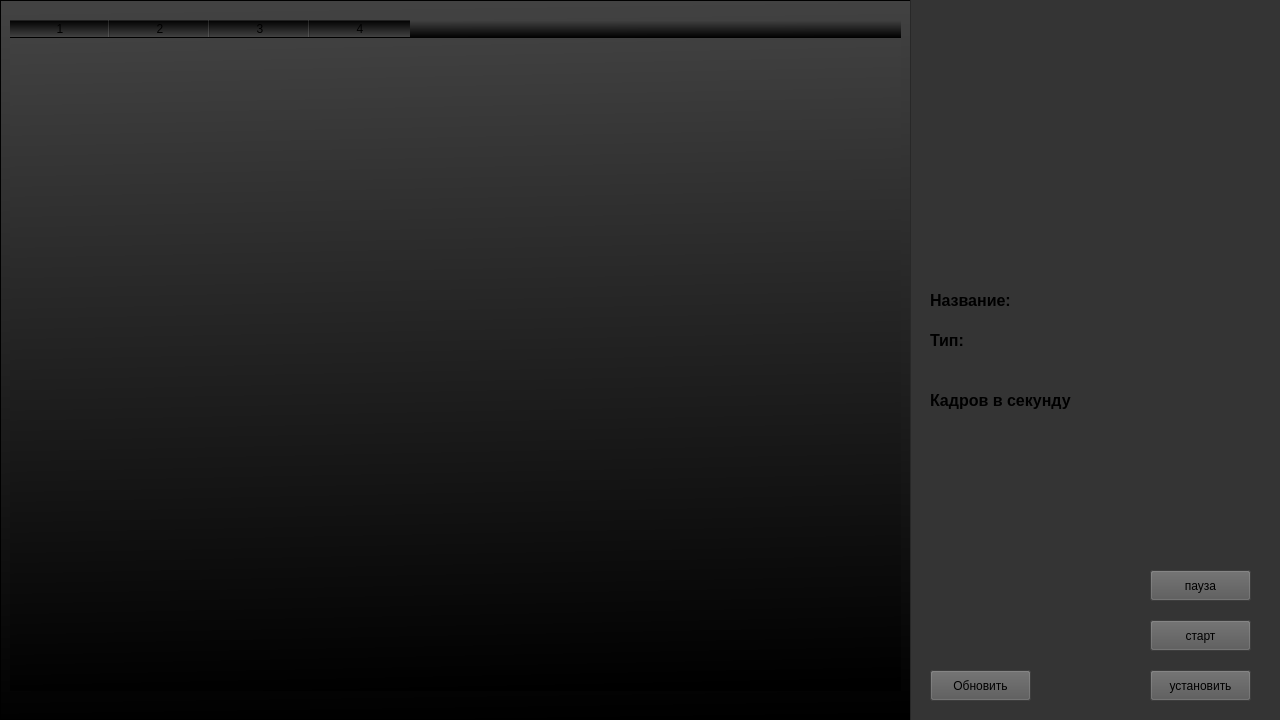
<?xml version="1.0" encoding="UTF-8"?>
<ui version="4.0">
 <class>MainWindow</class>
 <widget class="QMainWindow" name="MainWindow">
  <property name="geometry">
   <rect>
    <x>0</x>
    <y>0</y>
    <width>1280</width>
    <height>720</height>
   </rect>
  </property>
  <property name="minimumSize">
   <size>
    <width>1280</width>
    <height>720</height>
   </size>
  </property>
  <property name="maximumSize">
   <size>
    <width>1280</width>
    <height>720</height>
   </size>
  </property>
  <property name="windowTitle">
   <string>MainWindow</string>
  </property>
  <widget class="QWidget" name="centralwidget">
   <widget class="QFrame" name="frame">
    <property name="geometry">
     <rect>
      <x>0</x>
      <y>0</y>
      <width>1280</width>
      <height>720</height>
     </rect>
    </property>
    <property name="styleSheet">
     <string notr="true">background-color: qlineargradient(spread:pad, x1:0.511, y1:1, x2:0.483, y2:0, stop:0 rgba(0, 0, 0, 255), stop:1 rgba(66, 66, 66, 255));</string>
    </property>
    <property name="frameShape">
     <enum>QFrame::StyledPanel</enum>
    </property>
    <property name="frameShadow">
     <enum>QFrame::Raised</enum>
    </property>
    <widget class="QFrame" name="frame_2">
     <property name="geometry">
      <rect>
       <x>910</x>
       <y>-10</y>
       <width>371</width>
       <height>731</height>
      </rect>
     </property>
     <property name="styleSheet">
      <string notr="true">background-color: rgb(52, 52, 52);</string>
     </property>
     <property name="frameShape">
      <enum>QFrame::StyledPanel</enum>
     </property>
     <property name="frameShadow">
      <enum>QFrame::Raised</enum>
     </property>
     <widget class="QLabel" name="image">
      <property name="geometry">
       <rect>
        <x>20</x>
        <y>20</y>
        <width>332</width>
        <height>250</height>
       </rect>
      </property>
      <property name="styleSheet">
       <string notr="true">background-color: rgb(52, 52, 52);
</string>
      </property>
      <property name="text">
       <string/>
      </property>
     </widget>
     <widget class="QLabel" name="name">
      <property name="geometry">
       <rect>
        <x>20</x>
        <y>290</y>
        <width>91</width>
        <height>41</height>
       </rect>
      </property>
      <property name="font">
       <font>
        <pointsize>12</pointsize>
        <weight>75</weight>
        <italic>false</italic>
        <bold>true</bold>
       </font>
      </property>
      <property name="toolTip">
       <string/>
      </property>
      <property name="whatsThis">
       <string>&lt;html&gt;&lt;head/&gt;&lt;body&gt;&lt;p&gt;&lt;span style=&quot; font-size:18pt; font-weight:600;&quot;&gt;название&lt;/span&gt;&lt;/p&gt;&lt;/body&gt;&lt;/html&gt;</string>
      </property>
      <property name="styleSheet">
       <string notr="true">alternate-background-color: rgba(255, 255, 255, 128);
</string>
      </property>
      <property name="text">
       <string>Название:</string>
      </property>
      <property name="scaledContents">
       <bool>false</bool>
      </property>
     </widget>
     <widget class="QLineEdit" name="speed_input">
      <property name="geometry">
       <rect>
        <x>170</x>
        <y>400</y>
        <width>113</width>
        <height>20</height>
       </rect>
      </property>
      <property name="font">
       <font>
        <family>MS Shell Dlg 2</family>
        <pointsize>12</pointsize>
        <weight>75</weight>
        <italic>false</italic>
        <bold>true</bold>
       </font>
      </property>
      <property name="acceptDrops">
       <bool>true</bool>
      </property>
      <property name="autoFillBackground">
       <bool>false</bool>
      </property>
      <property name="styleSheet">
       <string notr="true"/>
      </property>
      <property name="text">
       <string/>
      </property>
      <property name="frame">
       <bool>false</bool>
      </property>
      <property name="echoMode">
       <enum>QLineEdit::Normal</enum>
      </property>
      <property name="dragEnabled">
       <bool>false</bool>
      </property>
     </widget>
     <widget class="QPushButton" name="update_button">
      <property name="geometry">
       <rect>
        <x>20</x>
        <y>680</y>
        <width>101</width>
        <height>31</height>
       </rect>
      </property>
      <property name="styleSheet">
       <string notr="true">background-color: rgb(86, 86, 86);</string>
      </property>
      <property name="text">
       <string>Обновить</string>
      </property>
     </widget>
     <widget class="QLabel" name="name_2">
      <property name="geometry">
       <rect>
        <x>20</x>
        <y>390</y>
        <width>141</width>
        <height>41</height>
       </rect>
      </property>
      <property name="font">
       <font>
        <pointsize>12</pointsize>
        <weight>75</weight>
        <italic>false</italic>
        <bold>true</bold>
       </font>
      </property>
      <property name="toolTip">
       <string/>
      </property>
      <property name="whatsThis">
       <string>&lt;html&gt;&lt;head/&gt;&lt;body&gt;&lt;p&gt;&lt;span style=&quot; font-size:18pt; font-weight:600;&quot;&gt;название&lt;/span&gt;&lt;/p&gt;&lt;/body&gt;&lt;/html&gt;</string>
      </property>
      <property name="styleSheet">
       <string notr="true">alternate-background-color: rgba(255, 255, 255, 128);
</string>
      </property>
      <property name="text">
       <string>Кадров в секунду:</string>
      </property>
      <property name="scaledContents">
       <bool>false</bool>
      </property>
     </widget>
     <widget class="QPushButton" name="set_wallpaper_button">
      <property name="geometry">
       <rect>
        <x>240</x>
        <y>680</y>
        <width>101</width>
        <height>31</height>
       </rect>
      </property>
      <property name="styleSheet">
       <string notr="true">background-color: rgb(86, 86, 86);</string>
      </property>
      <property name="text">
       <string>установить</string>
      </property>
     </widget>
     <widget class="QLabel" name="name_input">
      <property name="geometry">
       <rect>
        <x>130</x>
        <y>290</y>
        <width>221</width>
        <height>41</height>
       </rect>
      </property>
      <property name="font">
       <font>
        <pointsize>12</pointsize>
        <weight>75</weight>
        <italic>false</italic>
        <bold>true</bold>
       </font>
      </property>
      <property name="mouseTracking">
       <bool>false</bool>
      </property>
      <property name="toolTip">
       <string/>
      </property>
      <property name="whatsThis">
       <string>&lt;html&gt;&lt;head/&gt;&lt;body&gt;&lt;p&gt;&lt;span style=&quot; font-size:18pt; font-weight:600;&quot;&gt;название&lt;/span&gt;&lt;/p&gt;&lt;/body&gt;&lt;/html&gt;</string>
      </property>
      <property name="styleSheet">
       <string notr="true">alternate-background-color: rgba(255, 255, 255, 128);
</string>
      </property>
      <property name="text">
       <string/>
      </property>
      <property name="scaledContents">
       <bool>false</bool>
      </property>
     </widget>
     <widget class="QLabel" name="type_input">
      <property name="geometry">
       <rect>
        <x>80</x>
        <y>330</y>
        <width>251</width>
        <height>41</height>
       </rect>
      </property>
      <property name="font">
       <font>
        <pointsize>12</pointsize>
        <weight>75</weight>
        <italic>false</italic>
        <bold>true</bold>
       </font>
      </property>
      <property name="toolTip">
       <string/>
      </property>
      <property name="whatsThis">
       <string>&lt;html&gt;&lt;head/&gt;&lt;body&gt;&lt;p&gt;&lt;span style=&quot; font-size:18pt; font-weight:600;&quot;&gt;название&lt;/span&gt;&lt;/p&gt;&lt;/body&gt;&lt;/html&gt;</string>
      </property>
      <property name="styleSheet">
       <string notr="true">alternate-background-color: rgba(255, 255, 255, 128);
</string>
      </property>
      <property name="text">
       <string/>
      </property>
      <property name="scaledContents">
       <bool>false</bool>
      </property>
     </widget>
     <widget class="QLabel" name="type">
      <property name="geometry">
       <rect>
        <x>20</x>
        <y>330</y>
        <width>41</width>
        <height>41</height>
       </rect>
      </property>
      <property name="font">
       <font>
        <pointsize>12</pointsize>
        <weight>75</weight>
        <italic>false</italic>
        <bold>true</bold>
       </font>
      </property>
      <property name="toolTip">
       <string/>
      </property>
      <property name="whatsThis">
       <string>&lt;html&gt;&lt;head/&gt;&lt;body&gt;&lt;p&gt;&lt;span style=&quot; font-size:18pt; font-weight:600;&quot;&gt;название&lt;/span&gt;&lt;/p&gt;&lt;/body&gt;&lt;/html&gt;</string>
      </property>
      <property name="styleSheet">
       <string notr="true">alternate-background-color: rgba(255, 255, 255, 128);
</string>
      </property>
      <property name="text">
       <string>Тип:</string>
      </property>
      <property name="scaledContents">
       <bool>false</bool>
      </property>
     </widget>
     <widget class="QPushButton" name="button_start">
      <property name="geometry">
       <rect>
        <x>240</x>
        <y>630</y>
        <width>101</width>
        <height>31</height>
       </rect>
      </property>
      <property name="styleSheet">
       <string notr="true">background-color: rgb(86, 86, 86);</string>
      </property>
      <property name="text">
       <string>старт</string>
      </property>
     </widget>
     <widget class="QPushButton" name="button_pause">
      <property name="geometry">
       <rect>
        <x>240</x>
        <y>580</y>
        <width>101</width>
        <height>31</height>
       </rect>
      </property>
      <property name="styleSheet">
       <string notr="true">background-color: rgb(86, 86, 86);</string>
      </property>
      <property name="text">
       <string>пауза</string>
      </property>
     </widget>
    </widget>
    <widget class="QTableWidget" name="table">
     <property name="geometry">
      <rect>
       <x>10</x>
       <y>20</y>
       <width>891</width>
       <height>671</height>
      </rect>
     </property>
     <property name="focusPolicy">
      <enum>Qt::NoFocus</enum>
     </property>
     <property name="styleSheet">
      <string notr="true">border: transparent;</string>
     </property>
     <property name="inputMethodHints">
      <set>Qt::ImhNone</set>
     </property>
     <property name="frameShape">
      <enum>QFrame::NoFrame</enum>
     </property>
     <property name="autoScroll">
      <bool>false</bool>
     </property>
     <property name="editTriggers">
      <set>QAbstractItemView::NoEditTriggers</set>
     </property>
     <property name="selectionMode">
      <enum>QAbstractItemView::NoSelection</enum>
     </property>
     <property name="textElideMode">
      <enum>Qt::ElideNone</enum>
     </property>
     <property name="verticalScrollMode">
      <enum>QAbstractItemView::ScrollPerPixel</enum>
     </property>
     <property name="horizontalScrollMode">
      <enum>QAbstractItemView::ScrollPerPixel</enum>
     </property>
     <property name="gridStyle">
      <enum>Qt::NoPen</enum>
     </property>
     <property name="rowCount">
      <number>0</number>
     </property>
     <property name="columnCount">
      <number>4</number>
     </property>
     <attribute name="horizontalHeaderStretchLastSection">
      <bool>false</bool>
     </attribute>
     <attribute name="verticalHeaderStretchLastSection">
      <bool>false</bool>
     </attribute>
     <column/>
     <column/>
     <column/>
     <column/>
    </widget>
    <zorder>table</zorder>
    <zorder>frame_2</zorder>
   </widget>
  </widget>
 </widget>
 <resources/>
 <connections/>
</ui>
